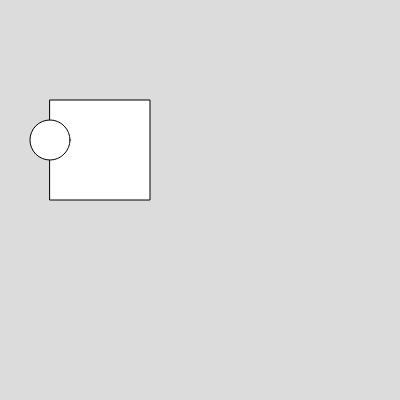
Frame 1 (no input)
Frame 60 (no input): identical to frame 1, image omitted
Frame 120 (the mouse pressed at the canvas centre since frame 60): identical to frame 1, image omitted

The p5.js sketch that drew this single still picture (run headless with seeded random() and noise() and a simulated clock; from frame 60 on, the mouse is pressed at the canvas centre):

// p5.js sketch
// ── sketch.js


function setup() {
  createCanvas(400, 400);
}

function draw() {
  background(220);
  
  rect (50, 100, 100, 100);
  
  let dia1;
  let pos1;
  let pos2;
  
  
  if(mouseX>50 &&
    mouseX<150 &&
    mouseY>100 &&
    mouseY<200){
     dia1 = 20;
     }else{dia1 =40;}
  
   if(mouseX>100 &&
    mouseX<200 &&
    mouseY>150 &&
    mouseY<175){
     pos1 = 220;
     }else{pos1 =50;}

    
   if(mouseX>150 &&
    mouseX<200 &&
    mouseY>50 &&
    mouseY<75){
     pos2 = 220;
     }else{pos2 =140;}
  
  circle (pos1, pos2, dia1);
  
  console.log([mouseX, mouseY]);
}
